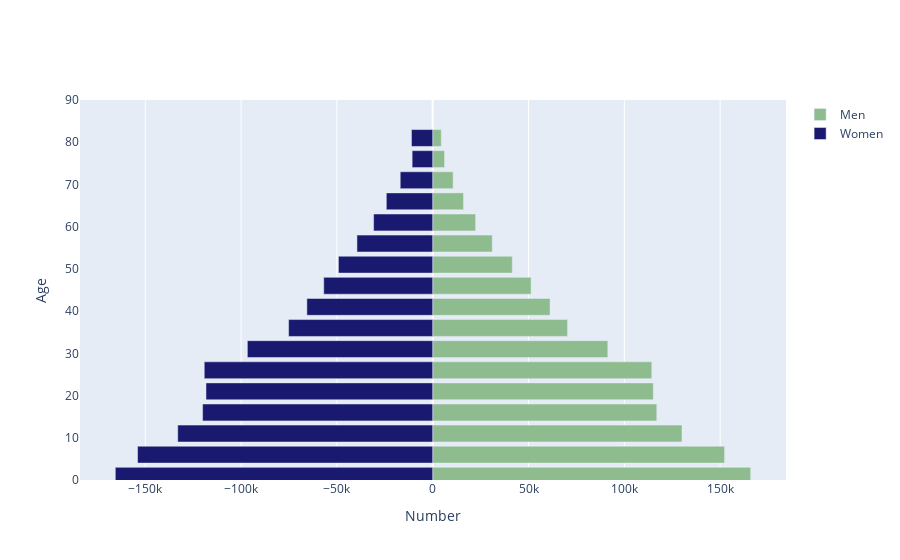

This figure's notebook cell:
### Code cell
import plotly.offline as py
import plotly.graph_objs as go
import pandas as pd
import numpy as np

py.init_notebook_mode(connected=True)

layout = go.Layout(barmode='overlay',
                   yaxis=go.layout.YAxis(range=[0, 90], title='Age'),
                   xaxis=go.layout.XAxis(title='Number'))

#year = range(2020,1960,-20)
year=2020
bins = [go.Bar(x = df.loc[str(year),:].filter(regex="Male").values,
               y = [int(s[:2])+1 for s in age_ranges],
               orientation='h',
               name='Men',
               marker=dict(color='darkseagreen'),
               hoverinfo='skip'
               ),

        go.Bar(x = -df.loc[str(year),:].filter(regex="Female").values,
               y=[int(s[:2])+1 for s in age_ranges],
               orientation='h',
               name='Women',
               marker=dict(color = 'midnightblue'),
               hoverinfo='skip',
               )
        ]
py.iplot(dict(data=bins, layout=layout))

### Figure 1 — Plotly figure (JSON) as saved in the notebook; plotly's stock layout.template omitted (floating-point values rounded to 4 significant figures)
{"data": [{"hoverinfo": "skip", "marker": {"color": "darkseagreen"}, "name": "Men", "orientation": "h", "type": "bar", "x": [165958, 152328, 130102, 116947, 115136, 114346, 91394, 70369, 61243, 51347, 41557, 31112, 22407, 16089, 10666, 6193, 4463], "y": [1, 6, 11, 16, 21, 26, 31, 36, 41, 46, 51, 56, 61, 66, 71, 76, 81]}, {"hoverinfo": "skip", "marker": {"color": "midnightblue"}, "name": "Women", "orientation": "h", "type": "bar", "x": [-165650, -154033, -133073, -120093, -118321, -119223, -96734, -75214, -65671, -56876, -49208, -39533, -30845, -24203, -16950, -10733, -11080], "y": [1, 6, 11, 16, 21, 26, 31, 36, 41, 46, 51, 56, 61, 66, 71, 76, 81]}], "layout": {"autosize": true, "barmode": "overlay", "xaxis": {"autorange": true, "range": [-184100.0, 184400.0], "title": {"text": "Number"}, "type": "linear"}, "yaxis": {"range": [0, 90], "title": {"text": "Age"}, "type": "linear"}}}
